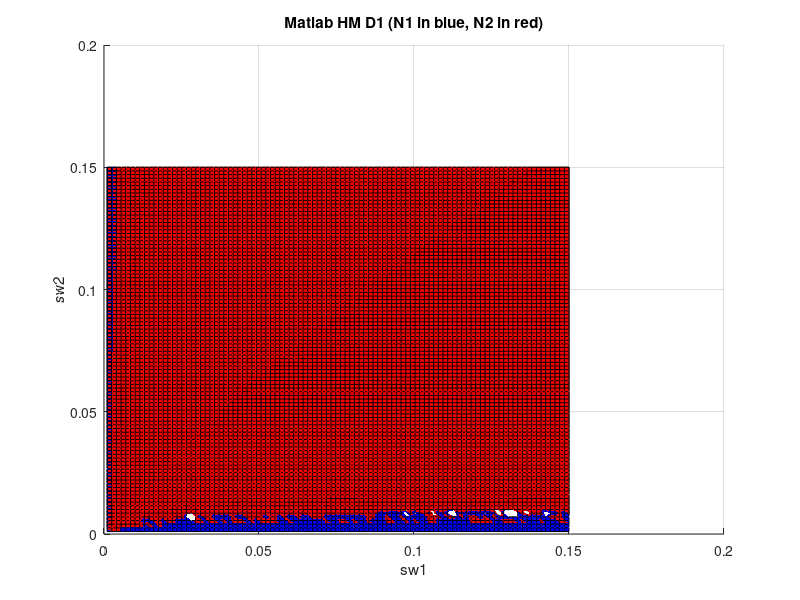

Write MATLAB code to recreate this figure.
function plot_matlab_hmD1()    
    sw1 = linspace(0.001, 0.15, 100);
    sw2 = linspace(0.001, 0.15, 100);
    
    N1_ans = dlmread('matlab_hmD1_N1.txt');
    N2_ans = dlmread('matlab_hmD1_N2.txt');    

    
    figure;
    hold on;
    grid on;
    h1 = surf(sw1, sw2, N1_ans, 'FaceColor', 'blue');
    h2 = surf(sw1, sw2, N2_ans, 'FaceColor', 'red');
    title('Matlab HM D1 (N1 in blue, N2 in red)');
    
    set (gca (), "zlim", [-50, 250]);
    
    
    xlabel('sw1');
    ylabel('sw2');
    
    
    saveas(gcf, 'fig_matlab_hmD1.jpg');
    
    
end
